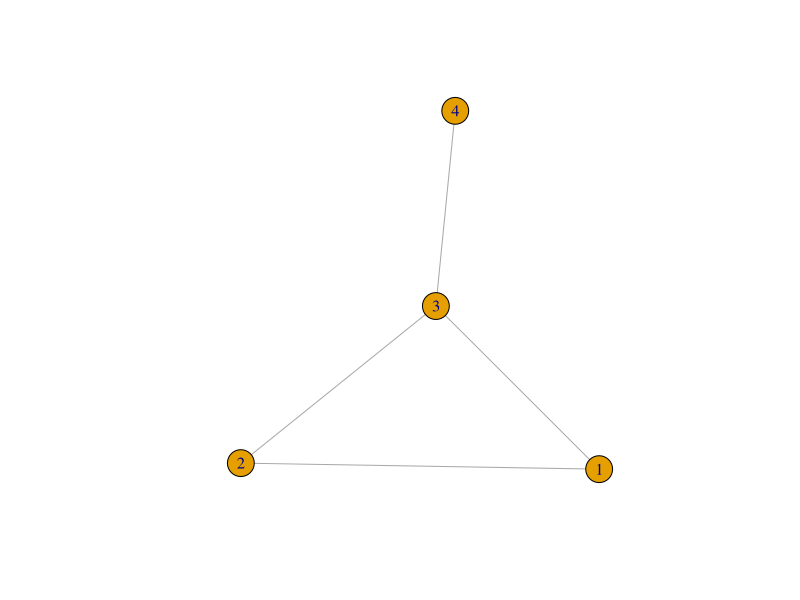
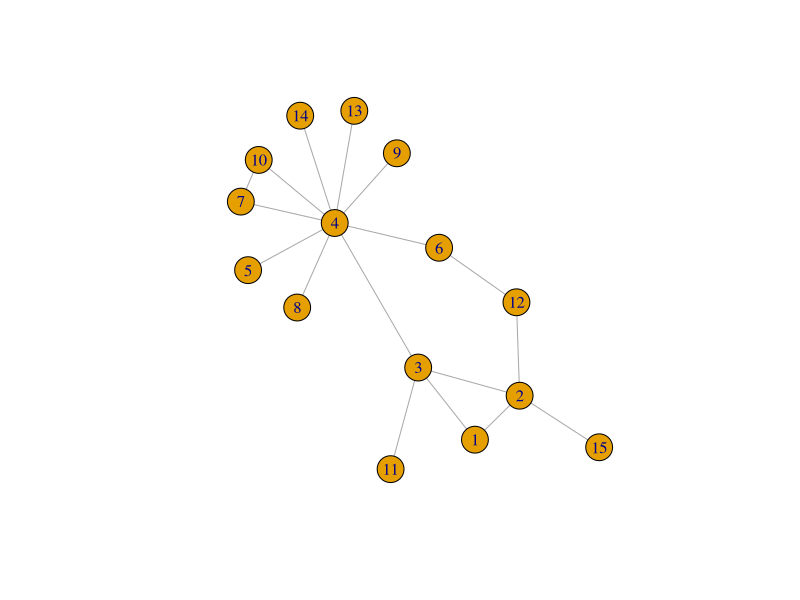
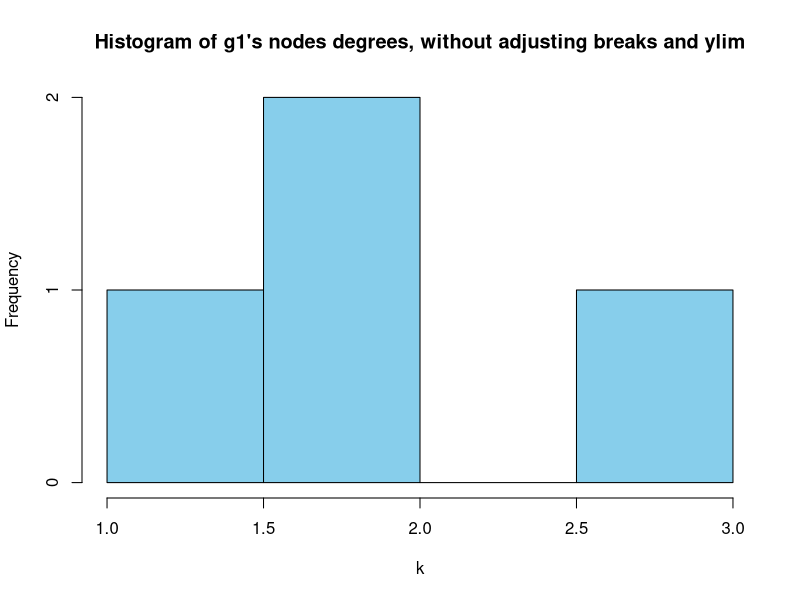
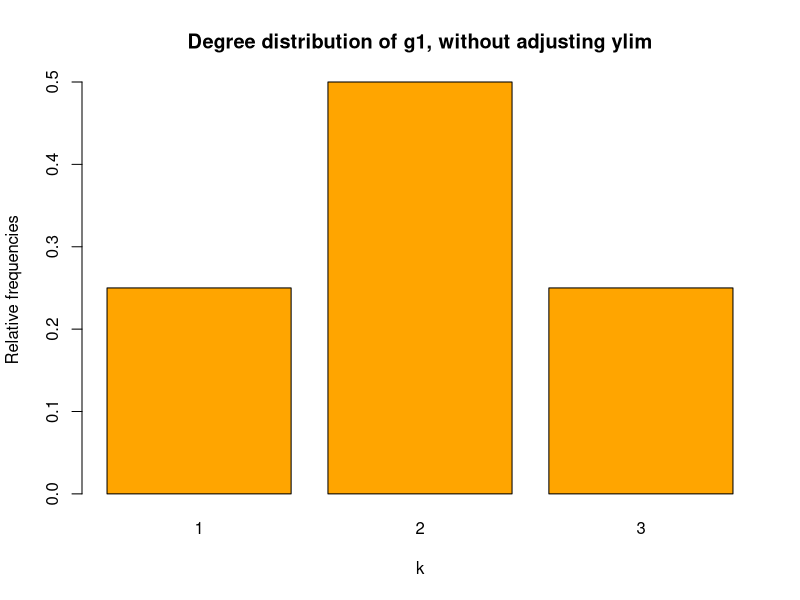
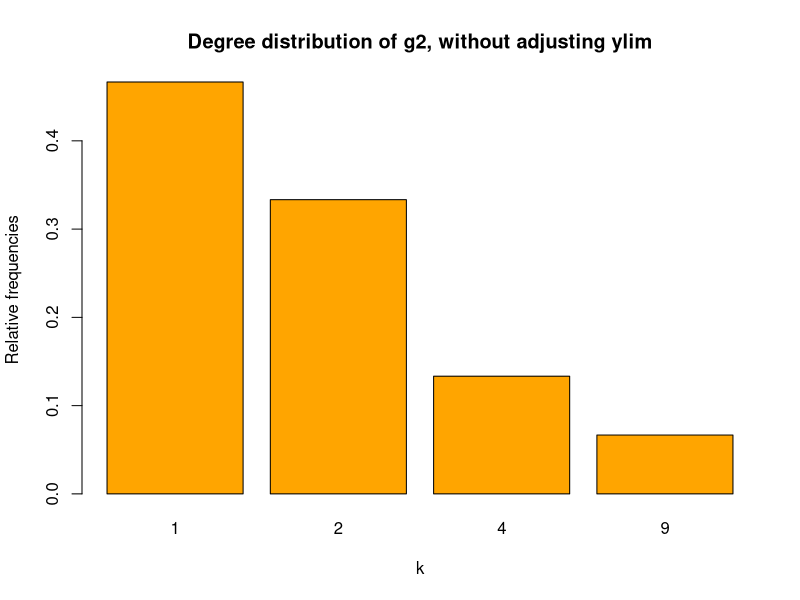
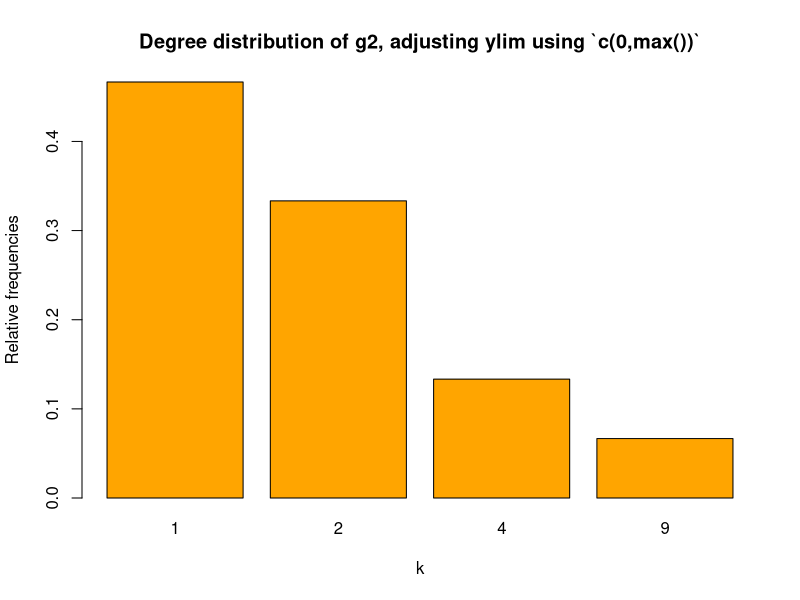
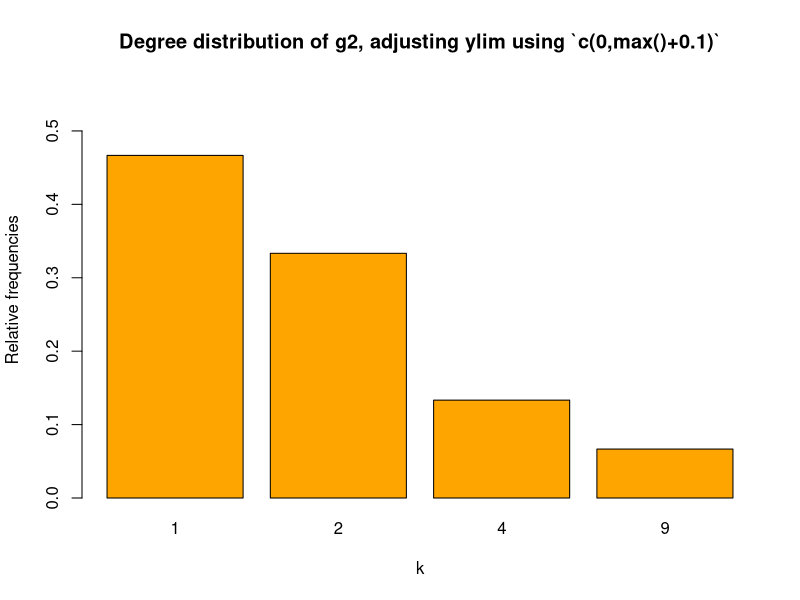
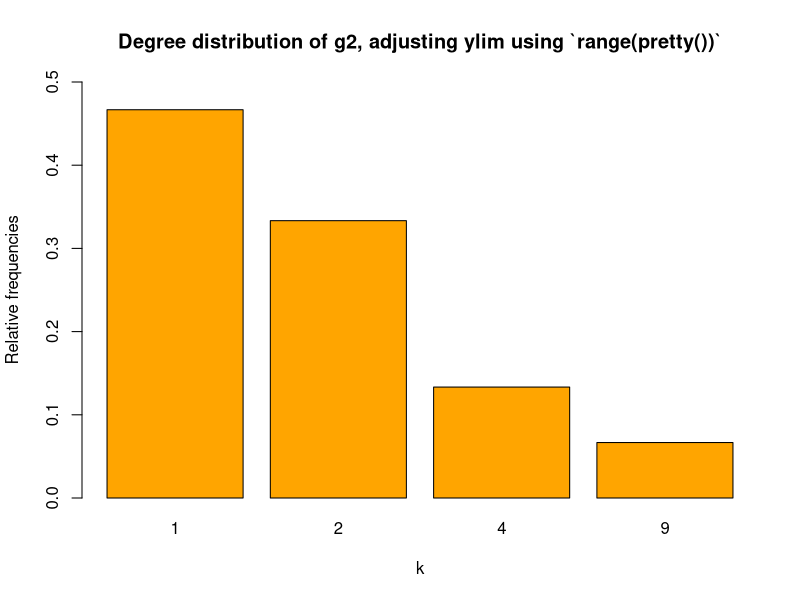

Here is the R script that generated these plots, in order:
## ---- chunk 1
library(igraph)
## ---- chunk 2
g1 <- graph( edges=c(1,2, 1,3, 2,3, 3,4), n=4, directed=FALSE)
plot(g1)
## ---- chunk 3
deg_1 <- degree(g1)
deg_1
## ---- chunk 4
degree_distribution(g1)
## ---- chunk 5
set.seed(1234)
g2 <- graph( edges=c(1,2, 1,3, 2,3, 3,4, 4,5, 4,6, 4,7, 
                     4,8, 4,9, 4,10, 3,11, 2,12,
                     4,13, 4,14, 2,15, 6,12, 7,10), 
             n=15, directed=FALSE)
plot(g2)
## ---- chunk 6
deg_2 <- degree(g2)
deg_2
## ---- chunk 7
degree_distribution(g2)
## ---- chunk 8
hist(degree(g1),
     xlab = "k",
     ylab = "Frequency",
     main = "Histogram of g1's nodes degrees, without adjusting breaks and ylim",
     col = "skyblue")
## ---- chunk 9
t1 <- table (deg_1)
sum(t1)
relafreq_1 <- t1/sum(t1)
barplot(relafreq_1, xlab = "k", ylab = "Relative frequencies", 
        main = "Degree distribution of g1, without adjusting ylim",
        col = "orange")
## ---- chunk 10
t2 <- table (deg_2)
sum(t2)
relafreq_2 <- t2/sum(t2)
barplot(relafreq_2, xlab = "k", ylab = "Relative frequencies", 
        main ="Degree distribution of g2, without adjusting ylim",
        col = "orange")
## ---- chunk 11
barplot(relafreq_2, xlab="k", ylab = "Relative frequencies", 
        main="Degree distribution of g2, adjusting ylim using `c(0,max())`",
        col = "orange",
        ylim = c(0, max(relafreq_2)))
## ---- chunk 12
barplot(relafreq_2, xlab="k", ylab = "Relative frequencies", 
        main="Degree distribution of g2, adjusting ylim using `c(0,max()+0.1)`",
        col = "orange",
        ylim = c(0, max(relafreq_2+0.1)))
## ---- chunk 13
a <- c(0,1,2,3,0.5,1.2,0.001)
pretty(a)
c <- 0.1:0.5
pretty(c)
d<- 0:10
pretty(d)
## ---- chunk 14
pretty(t2/sum(t2))
## ---- chunk 15
barplot(relafreq_2, xlab="k", ylab = "Relative frequencies", 
        main="Degree distribution of g2, adjusting ylim using `range(pretty())`",
        col = "orange",
        ylim = range(pretty(c(0,relafreq_2))))
## ---- chunk 16
set.seed(1234)
random_graph <- sample_gnp(1000, 1/1000, directed = FALSE, loops = FALSE)
plot(random_graph,
     main = "Plotting random_graph") # It's not very pretty...
## ---- chunk 17
deg_random <- degree(random_graph)
hist(deg_random, 
     main = "Hist of nodes degree for rnd_g, without adjustments",
     xlab = "k",
     col = "skyblue")
## ---- chunk 18
t_random <- table(deg_random)
relafreq_random <- t_random/sum(t_random)
barplot(relafreq_random, xlab = "k",
        ylab = "Relative frequencies",
        main = "Degree distribution of random_graph, with ylim adjusted",
        ylim = range(pretty(c(0,relafreq_random))),
        col = "orange")
## ---- chunk 19
max(deg_random)
## ---- chunk 20
hist(deg_random, breaks = 0:vcount(random_graph)-1, 
     main = "Hist of nodes degree for rnd_g, using `vcount()-1`",
     xlab = "k", 
     col = "skyblue",
     ylim = range(pretty(c(0,table(deg_random))))
     )
## ---- chunk 21
hist(deg_random, breaks = 0:(max(deg_random)+1), 
     main = "Hist of nodes degree for rnd_g, adjusting breaks using `seq()`",
     xlab = "k", 
     col = "skyblue"
     )
## ---- chunk 22
t_random
## ---- chunk 23
hist(deg_random, breaks = seq(0,(max(deg_random)+1), by=0.5), 
     main = "Hist of nodes degree for rnd_g, adjusting breaks using `seq()`",
     xlab = "k", 
     col = "skyblue"
     )
## ---- chunk 24
hist(deg_random, breaks = seq(-1,(max(deg_random)+1), by=0.5), 
     main = "Hist of nodes degree for rnd_g, adjusting breaks using `seq()`",
     xlab = "k", 
     col = "skyblue"
     )
## ---- chunk 25
hist(deg_random, breaks = seq(-1,(max(deg_random)+1), by=0.5), 
     main = "Hist of nodes degree for rnd_g, adjusting Y-axis using `range(pretty())`",
     xlab = "k", 
     col = "skyblue",
     ylim = range(pretty(c(0,table(deg_random))))
     )
